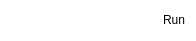
<?xml version="1.0" encoding="UTF-8"?>
<ui version="4.0">
 <class>Command</class>
 <widget class="QDialog" name="Command">
  <property name="geometry">
   <rect>
    <x>0</x>
    <y>0</y>
    <width>196</width>
    <height>41</height>
   </rect>
  </property>
  <property name="windowTitle">
   <string>Command</string>
  </property>
  <property name="styleSheet">
   <string>border-radius: 2px;
background: rgba(255, 255, 255, 64);</string>
  </property>
  <layout class="QHBoxLayout" name="horizontalLayout">
   <item>
    <widget class="HistoryLineEdit" name="entry">
     <property name="styleSheet">
      <string>border-radius: 0px</string>
     </property>
    </widget>
   </item>
   <item>
    <widget class="QPushButton" name="runButton">
     <property name="styleSheet">
      <string>border-radius: 0px</string>
     </property>
     <property name="text">
      <string>Run</string>
     </property>
     <property name="shortcut">
      <string>Enter, Return</string>
     </property>
     <property name="flat">
      <bool>false</bool>
     </property>
    </widget>
   </item>
  </layout>
 </widget>
 <customwidgets>
  <customwidget>
   <class>HistoryLineEdit</class>
   <extends>QLineEdit</extends>
   <header>HistoryLineEdit.h</header>
  </customwidget>
 </customwidgets>
 <resources/>
 <connections/>
</ui>
